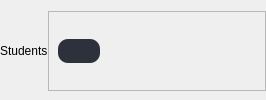
                     <widget class="QWidget" name="widget_2" native="true">
                      <layout class="QHBoxLayout" name="horizontalLayout_9">
                       <property name="spacing">
                        <number>0</number>
                       </property>
                       <property name="leftMargin">
                        <number>0</number>
                       </property>
                       <property name="rightMargin">
                        <number>0</number>
                       </property>
                       <property name="bottomMargin">
                        <number>9</number>
                       </property>
                       <item alignment="Qt::AlignLeft">
                        <widget class="QLabel" name="label_11">
                         <property name="text">
                          <string>Students</string>
                         </property>
                        </widget>
                       </item>
                       <item alignment="Qt::AlignRight">
                        <widget class="QFrame" name="frame_9">
                         <property name="styleSheet">
                          <string notr="true">QPushButton {
	padding: 5px;
	border-radius: 10px;
}

QPushButton:hover {
	background-color: #1f232a
}</string>
                         </property>
                         <property name="frameShape">
                          <enum>QFrame::StyledPanel</enum>
                         </property>
                         <property name="frameShadow">
                          <enum>QFrame::Raised</enum>
                         </property>
                         <layout class="QHBoxLayout" name="horizontalLayout_10">
                          <property name="spacing">
                           <number>10</number>
                          </property>
                          <property name="leftMargin">
                           <number>9</number>
                          </property>
                          <property name="topMargin">
                           <number>9</number>
                          </property>
                          <property name="rightMargin">
                           <number>9</number>
                          </property>
                          <property name="bottomMargin">
                           <number>9</number>
                          </property>
                          <item>
                           <widget class="QPushButton" name="createStudentBtnMain">
                            <property name="cursor">
                             <cursorShape>PointingHandCursor</cursorShape>
                            </property>
                            <property name="toolTip">
                             <string>Add student</string>
                            </property>
                            <property name="styleSheet">
                             <string notr="true">background-color: #2c313c</string>
                            </property>
                            <property name="text">
                             <string/>
                            </property>
                            <property name="icon">
                             <iconset resource="resources.qrc">
                              <normaloff>:/icons/icons/user-plus.svg</normaloff>:/icons/icons/user-plus.svg</iconset>
                            </property>
                            <property name="iconSize">
                             <size>
                              <width>24</width>
                              <height>24</height>
                             </size>
                            </property>
                           </widget>
                          </item>
                          <item>
                           <widget class="QPushButton" name="searchStudentBtnMain">
                            <property name="cursor">
                             <cursorShape>PointingHandCursor</cursorShape>
                            </property>
                            <property name="toolTip">
                             <string>Search student</string>
                            </property>
                            <property name="text">
                             <string/>
                            </property>
                            <property name="icon">
                             <iconset resource="resources.qrc">
                              <normaloff>:/icons/icons/search.svg</normaloff>:/icons/icons/search.svg</iconset>
                            </property>
                            <property name="iconSize">
                             <size>
                              <width>24</width>
                              <height>24</height>
                             </size>
                            </property>
                           </widget>
                          </item>
                          <item>
                           <widget class="QPushButton" name="updateStudentBtnMain">
                            <property name="cursor">
                             <cursorShape>PointingHandCursor</cursorShape>
                            </property>
                            <property name="toolTip">
                             <string>Update student</string>
                            </property>
                            <property name="text">
                             <string/>
                            </property>
                            <property name="icon">
                             <iconset resource="resources.qrc">
                              <normaloff>:/icons/icons/refresh-ccw.svg</normaloff>:/icons/icons/refresh-ccw.svg</iconset>
                            </property>
                            <property name="iconSize">
                             <size>
                              <width>24</width>
                              <height>24</height>
                             </size>
                            </property>
                           </widget>
                          </item>
                          <item>
                           <widget class="QPushButton" name="deleteStudentBtnMain">
                            <property name="cursor">
                             <cursorShape>PointingHandCursor</cursorShape>
                            </property>
                            <property name="toolTip">
                             <string>Delete student</string>
                            </property>
                            <property name="text">
                             <string/>
                            </property>
                            <property name="icon">
                             <iconset resource="resources.qrc">
                              <normaloff>:/icons/icons/trash-2.svg</normaloff>:/icons/icons/trash-2.svg</iconset>
                            </property>
                            <property name="iconSize">
                             <size>
                              <width>24</width>
                              <height>24</height>
                             </size>
                            </property>
                           </widget>
                          </item>
                         </layout>
                        </widget>
                       </item>
                      </layout>
                     </widget>
